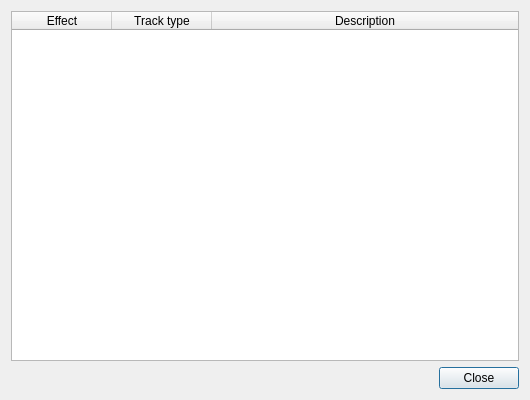
<?xml version="1.0" encoding="UTF-8"?>
<ui version="4.0">
 <class>EffectListDialog</class>
 <widget class="QDialog" name="EffectListDialog">
  <property name="geometry">
   <rect>
    <x>0</x>
    <y>0</y>
    <width>530</width>
    <height>400</height>
   </rect>
  </property>
  <property name="windowTitle">
   <string>Effect list</string>
  </property>
  <layout class="QVBoxLayout" name="verticalLayout">
   <item>
    <widget class="QTableWidget" name="tableWidget">
     <property name="editTriggers">
      <set>QAbstractItemView::NoEditTriggers</set>
     </property>
     <attribute name="horizontalHeaderMinimumSectionSize">
      <number>20</number>
     </attribute>
     <attribute name="horizontalHeaderStretchLastSection">
      <bool>true</bool>
     </attribute>
     <attribute name="verticalHeaderVisible">
      <bool>false</bool>
     </attribute>
     <column>
      <property name="text">
       <string>Effect</string>
      </property>
     </column>
     <column>
      <property name="text">
       <string>Track type</string>
      </property>
     </column>
     <column>
      <property name="text">
       <string>Description</string>
      </property>
     </column>
    </widget>
   </item>
   <item>
    <widget class="QDialogButtonBox" name="buttonBox">
     <property name="orientation">
      <enum>Qt::Horizontal</enum>
     </property>
     <property name="standardButtons">
      <set>QDialogButtonBox::Close</set>
     </property>
    </widget>
   </item>
  </layout>
 </widget>
 <resources/>
 <connections>
  <connection>
   <sender>buttonBox</sender>
   <signal>accepted()</signal>
   <receiver>EffectListDialog</receiver>
   <slot>accept()</slot>
   <hints>
    <hint type="sourcelabel">
     <x>248</x>
     <y>254</y>
    </hint>
    <hint type="destinationlabel">
     <x>157</x>
     <y>274</y>
    </hint>
   </hints>
  </connection>
  <connection>
   <sender>buttonBox</sender>
   <signal>rejected()</signal>
   <receiver>EffectListDialog</receiver>
   <slot>reject()</slot>
   <hints>
    <hint type="sourcelabel">
     <x>316</x>
     <y>260</y>
    </hint>
    <hint type="destinationlabel">
     <x>286</x>
     <y>274</y>
    </hint>
   </hints>
  </connection>
 </connections>
</ui>
